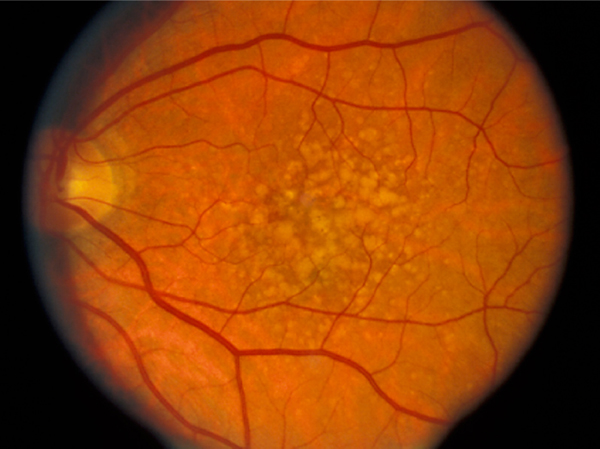
#> input picture images/retina-image.jpg, 600 x 449 px
$ jupyter execute biomedia_filters_03_derivatives.ipynb   (shell and % lines are left out)
#> lines starting #> are read from the running program, lines starting #| are printed output that depends on the picture
<div class="alert alert-block alert-info">
Visit the <a href="https://github.com/engs1258/biomedical-image-analysis-notebooks/wiki">wiki</a> pages to find some additional documentation and instructions on how view an interactive verson of these notebooks using binder.</div>

---

[cell 1]
import math
import numpy as np
import matplotlib.pyplot as plt


from skimage import io
from skimage import filters
from skimage import color
from skimage.transform import pyramid_laplacian

## Compute image derivatives

Linear filters are being used to compute image $h(x, y)$ derivaties

$$ \frac{d}{dx}h(x, y) \qquad \text{and}\qquad \frac{d}{dy}h(x, y)$$

result in horizontal and vertical edges. The following filters are being used to approximate the partial derivatives:

$$
\left( \begin{array}{ccc}
1 & 0 & -1 \\
2 & 0 & -2 \\
1 & 0 & -1 \end{array} \right)
\qquad
\text{and}
\qquad
\left( \begin{array}{ccc}
1 & 2 & 1 \\
0 & 0 & 0 \\
-1 & -2 & -1 \end{array} \right)
$$

[cell 2]
image = io.imread("../images/retina-image.jpg")
#> image is the input picture: shape (449, 600, 3); mean R, G, B 141.9, 62.9, 6.9
grayscale = color.rgb2gray(image)
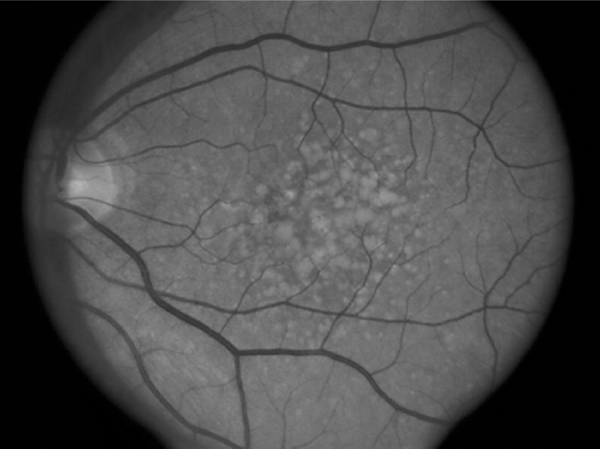
#> grayscale: shape (449, 600) float64; min 0, max 0.71, mean 0.297
image = grayscale

[cell 3]
partial_x = filters.sobel_v(image)
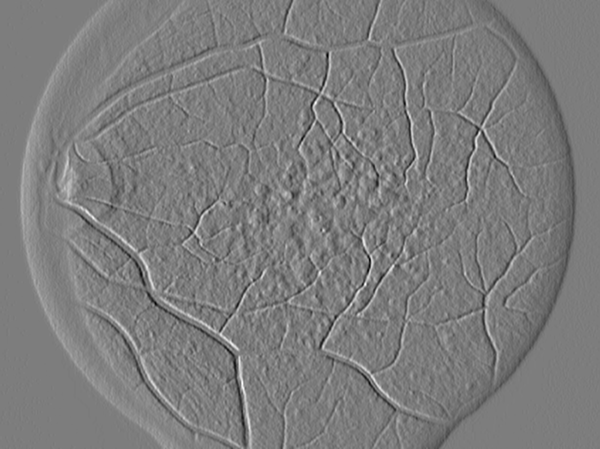
#> partial_x: shape (449, 600) float64; min -0.159, max 0.166, mean -4.63e-06; drawn with min black and max white
partial_y = filters.sobel_h(image)
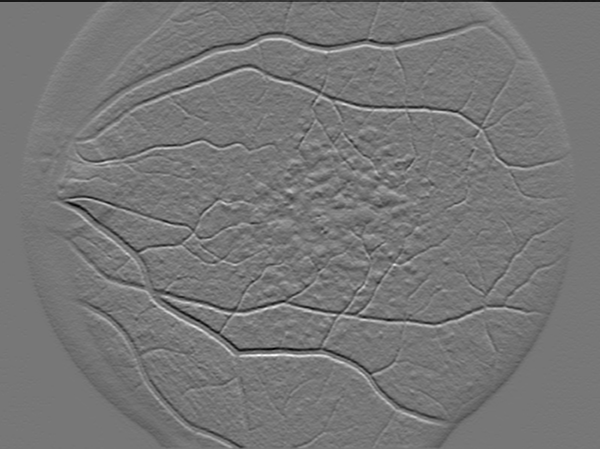
#> partial_y: shape (449, 600) float64; min -0.195, max 0.222, mean -0.000644; drawn with min black and max white

[cell 4]
fig, ax = plt.subplots(figsize=(15, 15))
plt.subplot(1, 3, 1)
plt.imshow(image, cmap='gray')
plt.subplot(1, 3, 2)
plt.imshow(partial_x, cmap='gray')
plt.subplot(1, 3, 3)
plt.imshow(partial_y, cmap='gray')
plt.show()
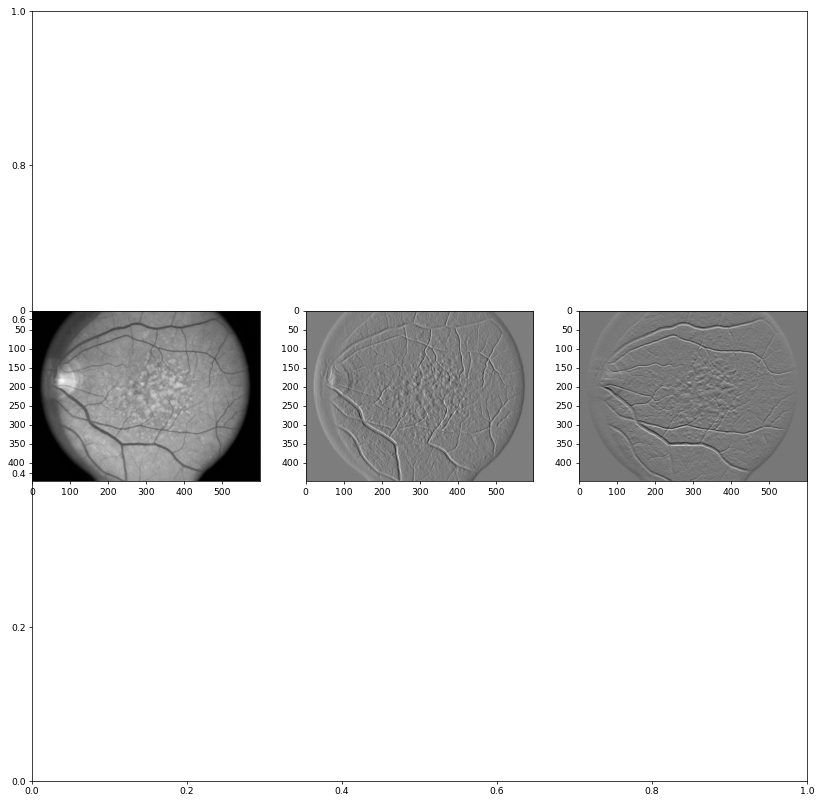
#> figure drawn by matplotlib, 3 panels

## Compute the gradient magnitude

Compute the image gradient as

$$ \nabla h(x, y) = \partial_x \,h(x,y) + \partial_y \, h(x, y) $$

Gradient magnitude $|\nabla h(x,y)|$ and angle can be calculated easily.

[cell 5]
gradient = partial_x + partial_y
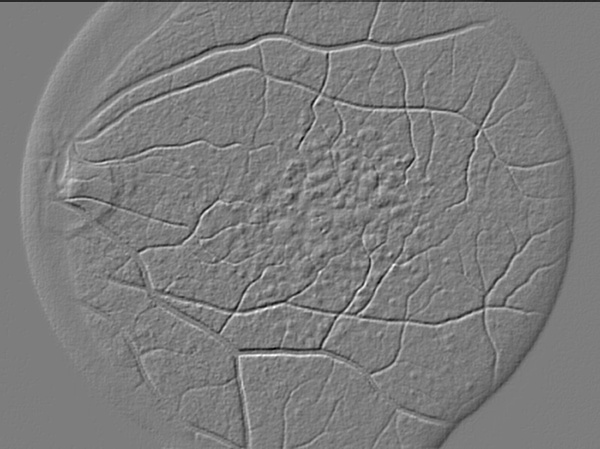
#> gradient: shape (449, 600) float64; min -0.231, max 0.238, mean -0.000648; drawn with min black and max white
gradient_magnitude = np.sqrt(partial_x**2 + partial_y**2)
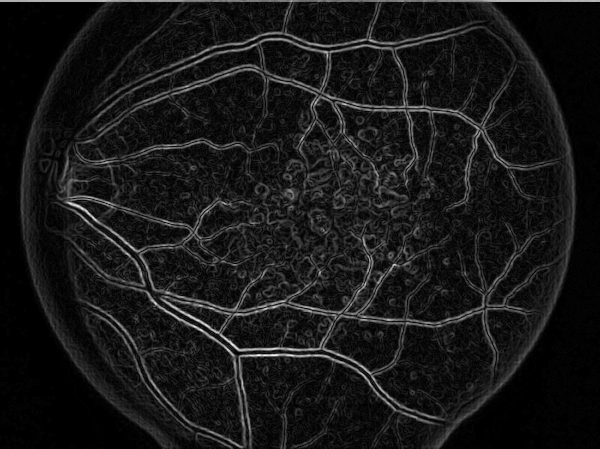
#> gradient_magnitude: shape (449, 600) float64; min 0, max 0.222, mean 0.0208; drawn with min black and max white
gradient_angle = np.arctan2(partial_x, partial_y)
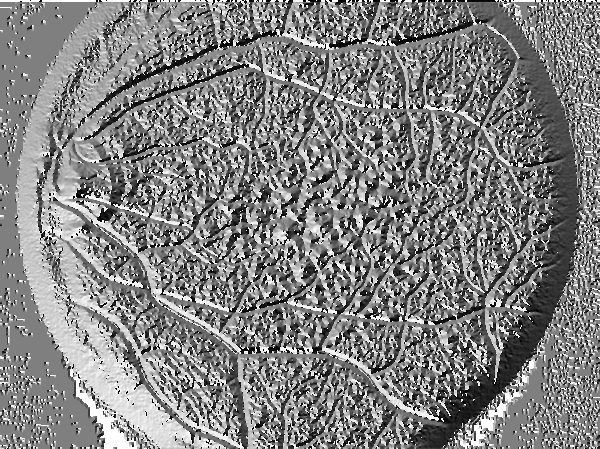
#> gradient_angle: shape (449, 600) float64; min -3.14, max 3.14, mean 0.0602; drawn with min black and max white

[cell 6]
fig, ax = plt.subplots(figsize=(15, 15))
plt.subplot(1, 3, 1)
plt.imshow(gradient, cmap='gray')
plt.subplot(1, 3, 2)
plt.imshow(gradient_magnitude, cmap='gray')
plt.subplot(1, 3, 3)
plt.imshow(gradient_angle, cmap='gray')
plt.show()

$ run again, with images/Lyuba-CT_350.jpg copied over images/retina-image.jpg
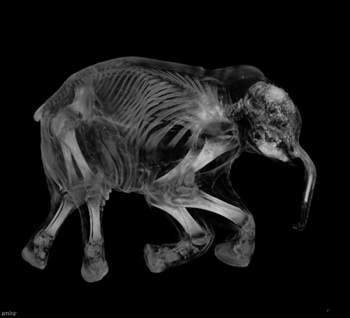
#> input picture images/Lyuba-CT_350.jpg, 350 x 318 px
#> image is the input picture: shape (318, 350); min 0, max 213, mean 24.2
#> `gradient = partial_x + partial_y`:
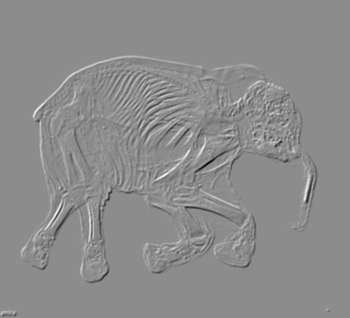
#> gradient: shape (318, 350) float64; min -1.02, max 0.825, mean 1.41e-07; drawn with min black and max white
#> `gradient_angle = np.arctan2(partial_x, partial_y)`:
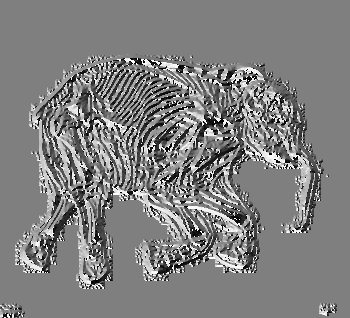
#> gradient_angle: shape (318, 350) float64; min -3.14, max 3.14, mean 0.00975; drawn with min black and max white
